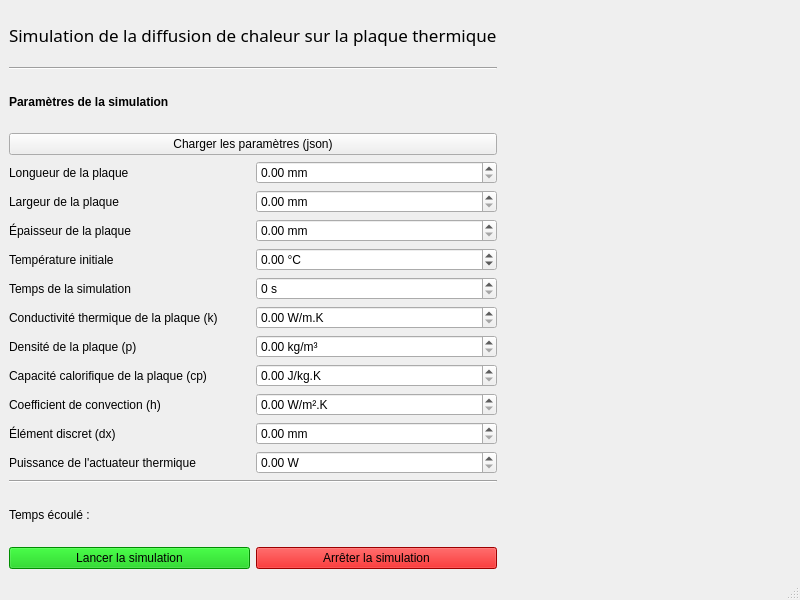
<?xml version="1.0" encoding="UTF-8"?>
<ui version="4.0">
 <class>MainWindow</class>
 <widget class="QMainWindow" name="MainWindow">
  <property name="geometry">
   <rect>
    <x>0</x>
    <y>0</y>
    <width>800</width>
    <height>600</height>
   </rect>
  </property>
  <property name="windowTitle">
   <string>MainWindow</string>
  </property>
  <widget class="QWidget" name="centralwidget">
   <layout class="QVBoxLayout" name="verticalLayout">
    <item>
     <layout class="QGridLayout" name="gridLayout">
      <item row="2" column="0" colspan="2">
       <widget class="QLabel" name="label_2">
        <property name="font">
         <font>
          <weight>75</weight>
          <bold>true</bold>
         </font>
        </property>
        <property name="text">
         <string>Paramètres de la simulation</string>
        </property>
       </widget>
      </item>
      <item row="15" column="0" colspan="2">
       <widget class="Line" name="line_2">
        <property name="orientation">
         <enum>Qt::Horizontal</enum>
        </property>
       </widget>
      </item>
      <item row="17" column="1">
       <widget class="QPushButton" name="pushButton">
        <property name="styleSheet">
         <string notr="true">background-color: rgb(218, 0, 0);</string>
        </property>
        <property name="text">
         <string>Arrêter la simulation</string>
        </property>
       </widget>
      </item>
      <item row="9" column="1">
       <widget class="QDoubleSpinBox" name="doubleSpinBox_k">
        <property name="suffix">
         <string> W/m.K</string>
        </property>
        <property name="maximum">
         <double>100000.000000000000000</double>
        </property>
       </widget>
      </item>
      <item row="0" column="0" colspan="2">
       <widget class="QLabel" name="label">
        <property name="font">
         <font>
          <family>Segoe UI Black</family>
          <pointsize>13</pointsize>
         </font>
        </property>
        <property name="text">
         <string>Simulation de la diffusion de chaleur sur la plaque thermique</string>
        </property>
       </widget>
      </item>
      <item row="3" column="0" colspan="2">
       <widget class="QPushButton" name="pushButton_load_json">
        <property name="text">
         <string>Charger les paramètres (json)</string>
        </property>
       </widget>
      </item>
      <item row="10" column="0">
       <widget class="QLabel" name="label_9">
        <property name="text">
         <string>Densité de la plaque (p)</string>
        </property>
       </widget>
      </item>
      <item row="4" column="1">
       <widget class="QDoubleSpinBox" name="doubleSpinBox_longueur">
        <property name="suffix">
         <string> mm</string>
        </property>
        <property name="maximum">
         <double>100000.000000000000000</double>
        </property>
       </widget>
      </item>
      <item row="5" column="0">
       <widget class="QLabel" name="label_4">
        <property name="text">
         <string>Largeur de la plaque</string>
        </property>
       </widget>
      </item>
      <item row="4" column="0">
       <widget class="QLabel" name="label_3">
        <property name="text">
         <string>Longueur de la plaque</string>
        </property>
       </widget>
      </item>
      <item row="7" column="0">
       <widget class="QLabel" name="label_6">
        <property name="text">
         <string>Température initiale</string>
        </property>
       </widget>
      </item>
      <item row="12" column="0">
       <widget class="QLabel" name="label_11">
        <property name="text">
         <string>Coefficient de convection (h)</string>
        </property>
       </widget>
      </item>
      <item row="6" column="0">
       <widget class="QLabel" name="label_5">
        <property name="text">
         <string>Épaisseur de la plaque</string>
        </property>
       </widget>
      </item>
      <item row="9" column="0">
       <widget class="QLabel" name="label_8">
        <property name="text">
         <string>Conductivité thermique de la plaque (k)</string>
        </property>
       </widget>
      </item>
      <item row="8" column="0">
       <widget class="QLabel" name="label_7">
        <property name="text">
         <string>Temps de la simulation</string>
        </property>
       </widget>
      </item>
      <item row="11" column="0">
       <widget class="QLabel" name="label_10">
        <property name="text">
         <string>Capacité calorifique de la plaque (cp)</string>
        </property>
       </widget>
      </item>
      <item row="14" column="0">
       <widget class="QLabel" name="label_13">
        <property name="text">
         <string>Puissance de l'actuateur thermique</string>
        </property>
       </widget>
      </item>
      <item row="13" column="0">
       <widget class="QLabel" name="label_12">
        <property name="text">
         <string>Élément discret (dx)</string>
        </property>
       </widget>
      </item>
      <item row="8" column="1">
       <widget class="QSpinBox" name="spinBox_temps">
        <property name="suffix">
         <string> s</string>
        </property>
        <property name="maximum">
         <number>100000</number>
        </property>
       </widget>
      </item>
      <item row="5" column="1">
       <widget class="QDoubleSpinBox" name="doubleSpinBox_largeur">
        <property name="suffix">
         <string> mm</string>
        </property>
        <property name="maximum">
         <double>100000.000000000000000</double>
        </property>
       </widget>
      </item>
      <item row="12" column="1">
       <widget class="QDoubleSpinBox" name="doubleSpinBox_h">
        <property name="suffix">
         <string> W/m².K</string>
        </property>
       </widget>
      </item>
      <item row="14" column="1">
       <widget class="QDoubleSpinBox" name="doubleSpinBox_pin">
        <property name="suffix">
         <string> W</string>
        </property>
       </widget>
      </item>
      <item row="7" column="1">
       <widget class="QDoubleSpinBox" name="doubleSpinBox_ti">
        <property name="suffix">
         <string> °C</string>
        </property>
        <property name="minimum">
         <double>-100.000000000000000</double>
        </property>
        <property name="maximum">
         <double>300.000000000000000</double>
        </property>
       </widget>
      </item>
      <item row="10" column="1">
       <widget class="QDoubleSpinBox" name="doubleSpinBox_p">
        <property name="suffix">
         <string> kg/m³</string>
        </property>
        <property name="maximum">
         <double>100000.000000000000000</double>
        </property>
       </widget>
      </item>
      <item row="6" column="1">
       <widget class="QDoubleSpinBox" name="doubleSpinBox_epaisseur">
        <property name="suffix">
         <string> mm</string>
        </property>
        <property name="maximum">
         <double>10000.000000000000000</double>
        </property>
       </widget>
      </item>
      <item row="11" column="1">
       <widget class="QDoubleSpinBox" name="doubleSpinBox_cp">
        <property name="suffix">
         <string> J/kg.K</string>
        </property>
        <property name="maximum">
         <double>100000.000000000000000</double>
        </property>
       </widget>
      </item>
      <item row="13" column="1">
       <widget class="QDoubleSpinBox" name="doubleSpinBox_dx">
        <property name="suffix">
         <string> mm</string>
        </property>
       </widget>
      </item>
      <item row="1" column="0" colspan="2">
       <widget class="Line" name="line">
        <property name="orientation">
         <enum>Qt::Horizontal</enum>
        </property>
       </widget>
      </item>
      <item row="17" column="2">
       <spacer name="horizontalSpacer">
        <property name="orientation">
         <enum>Qt::Horizontal</enum>
        </property>
        <property name="sizeType">
         <enum>QSizePolicy::Expanding</enum>
        </property>
        <property name="sizeHint" stdset="0">
         <size>
          <width>40</width>
          <height>20</height>
         </size>
        </property>
       </spacer>
      </item>
      <item row="17" column="0">
       <widget class="QPushButton" name="pushButton_start">
        <property name="styleSheet">
         <string notr="true">background-color: rgb(0, 197, 0);</string>
        </property>
        <property name="text">
         <string>Lancer la simulation</string>
        </property>
       </widget>
      </item>
      <item row="0" column="2" rowspan="15">
       <layout class="QVBoxLayout" name="graph_layout"/>
      </item>
      <item row="16" column="0">
       <widget class="QLabel" name="label_temps">
        <property name="text">
         <string>Temps écoulé :</string>
        </property>
       </widget>
      </item>
     </layout>
    </item>
   </layout>
  </widget>
  <widget class="QMenuBar" name="menubar">
   <property name="geometry">
    <rect>
     <x>0</x>
     <y>0</y>
     <width>800</width>
     <height>22</height>
    </rect>
   </property>
  </widget>
  <widget class="QStatusBar" name="statusbar"/>
 </widget>
 <resources/>
 <connections/>
</ui>
